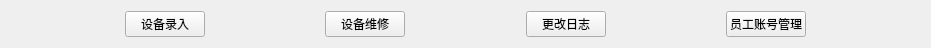
     <widget class="QWidget" name="horizontalLayoutWidget_7">
      <property name="geometry">
       <rect>
        <x>10</x>
        <y>70</y>
        <width>931</width>
        <height>41</height>
       </rect>
      </property>
      <layout class="QHBoxLayout" name="horizontalLayout_24">
       <item>
        <spacer name="horizontalSpacer_14">
         <property name="orientation">
          <enum>Qt::Horizontal</enum>
         </property>
         <property name="sizeHint" stdset="0">
          <size>
           <width>40</width>
           <height>20</height>
          </size>
         </property>
        </spacer>
       </item>
       <item>
        <widget class="QPushButton" name="record_drives">
         <property name="sizePolicy">
          <sizepolicy hsizetype="Minimum" vsizetype="Preferred">
           <horstretch>0</horstretch>
           <verstretch>0</verstretch>
          </sizepolicy>
         </property>
         <property name="text">
          <string>设备录入</string>
         </property>
        </widget>
       </item>
       <item>
        <spacer name="horizontalSpacer_15">
         <property name="orientation">
          <enum>Qt::Horizontal</enum>
         </property>
         <property name="sizeHint" stdset="0">
          <size>
           <width>40</width>
           <height>20</height>
          </size>
         </property>
        </spacer>
       </item>
       <item>
        <widget class="QPushButton" name="fix_drives">
         <property name="sizePolicy">
          <sizepolicy hsizetype="Minimum" vsizetype="Preferred">
           <horstretch>0</horstretch>
           <verstretch>0</verstretch>
          </sizepolicy>
         </property>
         <property name="text">
          <string>设备维修</string>
         </property>
        </widget>
       </item>
       <item>
        <spacer name="horizontalSpacer_16">
         <property name="orientation">
          <enum>Qt::Horizontal</enum>
         </property>
         <property name="sizeHint" stdset="0">
          <size>
           <width>40</width>
           <height>20</height>
          </size>
         </property>
        </spacer>
       </item>
       <item>
        <widget class="QPushButton" name="change_logs">
         <property name="sizePolicy">
          <sizepolicy hsizetype="Minimum" vsizetype="Preferred">
           <horstretch>0</horstretch>
           <verstretch>0</verstretch>
          </sizepolicy>
         </property>
         <property name="text">
          <string>更改日志</string>
         </property>
        </widget>
       </item>
       <item>
        <spacer name="horizontalSpacer_9">
         <property name="orientation">
          <enum>Qt::Horizontal</enum>
         </property>
         <property name="sizeHint" stdset="0">
          <size>
           <width>40</width>
           <height>20</height>
          </size>
         </property>
        </spacer>
       </item>
       <item>
        <widget class="QPushButton" name="manager_user">
         <property name="sizePolicy">
          <sizepolicy hsizetype="Minimum" vsizetype="Preferred">
           <horstretch>0</horstretch>
           <verstretch>0</verstretch>
          </sizepolicy>
         </property>
         <property name="text">
          <string>员工账号管理</string>
         </property>
        </widget>
       </item>
       <item>
        <spacer name="horizontalSpacer_18">
         <property name="orientation">
          <enum>Qt::Horizontal</enum>
         </property>
         <property name="sizeHint" stdset="0">
          <size>
           <width>40</width>
           <height>20</height>
          </size>
         </property>
        </spacer>
       </item>
      </layout>
     </widget>
